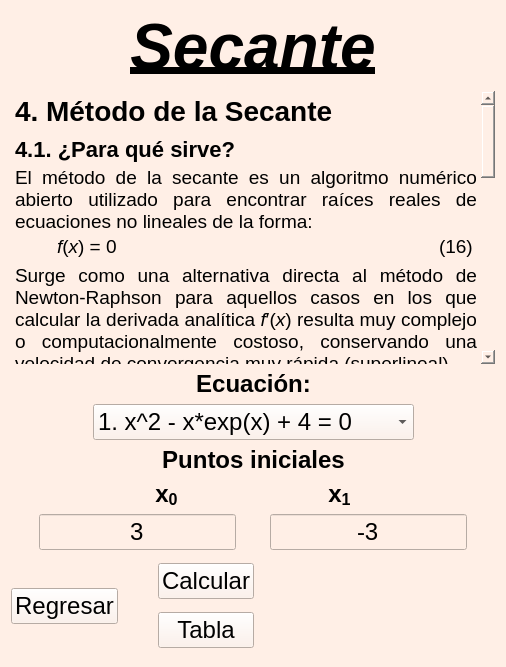
<?xml version="1.0" encoding="UTF-8"?>
<ui version="4.0">
 <class>Form</class>
 <widget class="QWidget" name="Form">
  <property name="geometry">
   <rect>
    <x>0</x>
    <y>0</y>
    <width>506</width>
    <height>667</height>
   </rect>
  </property>
  <property name="font">
   <font>
    <family>Arial</family>
   </font>
  </property>
  <property name="windowTitle">
   <string>Form</string>
  </property>
  <property name="styleSheet">
   <string notr="true">background-color: rgb(255, 239, 230);
color: black
</string>
  </property>
  <layout class="QGridLayout" name="gridLayout">
   <item row="0" column="0">
    <layout class="QVBoxLayout" name="verticalLayout_2">
     <item>
      <widget class="QLabel" name="label">
       <property name="font">
        <font>
         <family>Arial</family>
         <pointsize>48</pointsize>
         <weight>75</weight>
         <bold>true</bold>
        </font>
       </property>
       <property name="text">
        <string>&lt;html&gt;&lt;head/&gt;&lt;body&gt;&lt;p align=&quot;center&quot;&gt;&lt;span style=&quot; font-style:italic; text-decoration: underline;&quot;&gt;Secante&lt;/span&gt;&lt;/p&gt;&lt;/body&gt;&lt;/html&gt;</string>
       </property>
      </widget>
     </item>
     <item>
      <widget class="QTextEdit" name="textEdit">
       <property name="font">
        <font>
         <family>Arial</family>
         <pointsize>14</pointsize>
        </font>
       </property>
       <property name="styleSheet">
        <string notr="true">background-color: transparent;</string>
       </property>
       <property name="frameShape">
        <enum>QFrame::NoFrame</enum>
       </property>
       <property name="readOnly">
        <bool>true</bool>
       </property>
       <property name="html">
        <string>&lt;!DOCTYPE HTML PUBLIC &quot;-//W3C//DTD HTML 4.0//EN&quot; &quot;http://www.w3.org/TR/REC-html40/strict.dtd&quot;&gt;
&lt;html&gt;&lt;head&gt;&lt;meta name=&quot;qrichtext&quot; content=&quot;1&quot; /&gt;&lt;style type=&quot;text/css&quot;&gt;
p, li { white-space: pre-wrap; }
&lt;/style&gt;&lt;/head&gt;&lt;body style=&quot; font-family:'Arial'; font-size:14pt; font-weight:400; font-style:normal;&quot;&gt;
&lt;p align=&quot;justify&quot; style=&quot; margin-top:4px; margin-bottom:8px; margin-left:0px; margin-right:0px; -qt-block-indent:0; text-indent:0px;&quot;&gt;&lt;span style=&quot; font-family:'Segoe UI,Arial,sans-serif'; font-size:x-large; font-weight:600; color:#000000;&quot;&gt;4. Método de la Secante&lt;/span&gt;&lt;/p&gt;
&lt;p align=&quot;justify&quot; style=&quot; margin-top:10px; margin-bottom:4px; margin-left:0px; margin-right:0px; -qt-block-indent:0; text-indent:0px;&quot;&gt;&lt;span style=&quot; font-family:'Segoe UI,Arial,sans-serif'; font-size:large; font-weight:600; color:#000000;&quot;&gt;4.1. ¿Para qué sirve?&lt;/span&gt;&lt;/p&gt;
&lt;p align=&quot;justify&quot; style=&quot; margin-top:4px; margin-bottom:6px; margin-left:0px; margin-right:0px; -qt-block-indent:0; text-indent:0px;&quot;&gt;&lt;span style=&quot; font-family:'Segoe UI,Arial,sans-serif'; color:#000000;&quot;&gt;El método de la secante es un algoritmo numérico abierto utilizado para encontrar raíces reales de ecuaciones no lineales de la forma:&lt;/span&gt;&lt;/p&gt;
&lt;table border=&quot;0&quot; style=&quot; margin-top:0px; margin-bottom:0px; margin-left:0px; margin-right:0px;&quot; width=&quot;100%&quot; cellspacing=&quot;0&quot; cellpadding=&quot;2&quot;&gt;
&lt;tr&gt;
&lt;td width=&quot;40&quot;&gt;
&lt;p align=&quot;justify&quot; style=&quot; margin-top:0px; margin-bottom:0px; margin-left:0px; margin-right:0px; -qt-block-indent:0; text-indent:0px;&quot;&gt;&lt;span style=&quot; font-family:'Segoe UI,Arial,sans-serif'; color:#000000;&quot;&gt;    &lt;/span&gt;&lt;/p&gt;&lt;/td&gt;
&lt;td&gt;
&lt;p align=&quot;justify&quot; style=&quot; margin-top:0px; margin-bottom:0px; margin-left:0px; margin-right:0px; -qt-block-indent:0; text-indent:0px;&quot;&gt;&lt;span style=&quot; font-family:'Cambria Math,Times New Roman,serif'; font-style:italic; color:#000000;&quot;&gt;f&lt;/span&gt;&lt;span style=&quot; font-family:'Cambria Math,Times New Roman,serif'; color:#000000;&quot;&gt;(&lt;/span&gt;&lt;span style=&quot; font-family:'Cambria Math,Times New Roman,serif'; font-style:italic; color:#000000;&quot;&gt;x&lt;/span&gt;&lt;span style=&quot; font-family:'Cambria Math,Times New Roman,serif'; color:#000000;&quot;&gt;) = 0&lt;/span&gt;&lt;span style=&quot; font-family:'Segoe UI,Arial,sans-serif'; color:#000000;&quot;&gt;    &lt;/span&gt;&lt;/p&gt;&lt;/td&gt;
&lt;td width=&quot;40&quot;&gt;
&lt;p align=&quot;justify&quot; style=&quot; margin-top:0px; margin-bottom:0px; margin-left:0px; margin-right:0px; -qt-block-indent:0; text-indent:0px;&quot;&gt;&lt;span style=&quot; font-family:'Cambria Math,Times New Roman,serif'; color:#000000;&quot;&gt;(16)&lt;/span&gt;&lt;span style=&quot; font-family:'Segoe UI,Arial,sans-serif'; color:#000000;&quot;&gt;  &lt;/span&gt;&lt;/p&gt;&lt;/td&gt;&lt;/tr&gt;&lt;/table&gt;
&lt;p align=&quot;justify&quot; style=&quot; margin-top:4px; margin-bottom:6px; margin-left:0px; margin-right:0px; -qt-block-indent:0; text-indent:0px;&quot;&gt;&lt;span style=&quot; font-family:'Segoe UI,Arial,sans-serif'; color:#000000;&quot;&gt;Surge como una alternativa directa al método de Newton-Raphson para aquellos casos en los que calcular la derivada analítica &lt;/span&gt;&lt;span style=&quot; font-family:'Segoe UI,Arial,sans-serif'; font-style:italic; color:#000000;&quot;&gt;f&lt;/span&gt;&lt;span style=&quot; font-family:'Segoe UI,Arial,sans-serif'; color:#000000;&quot;&gt;′(&lt;/span&gt;&lt;span style=&quot; font-family:'Segoe UI,Arial,sans-serif'; font-style:italic; color:#000000;&quot;&gt;x&lt;/span&gt;&lt;span style=&quot; font-family:'Segoe UI,Arial,sans-serif'; color:#000000;&quot;&gt;) resulta muy complejo o computacionalmente costoso, conservando una velocidad de convergencia muy rápida (superlineal).&lt;/span&gt;&lt;/p&gt;
&lt;p align=&quot;justify&quot; style=&quot; margin-top:10px; margin-bottom:4px; margin-left:0px; margin-right:0px; -qt-block-indent:0; text-indent:0px;&quot;&gt;&lt;span style=&quot; font-family:'Segoe UI,Arial,sans-serif'; font-size:large; font-weight:600; color:#000000;&quot;&gt;4.2. Fundamento Matemático&lt;/span&gt;&lt;/p&gt;
&lt;p align=&quot;justify&quot; style=&quot; margin-top:4px; margin-bottom:6px; margin-left:0px; margin-right:0px; -qt-block-indent:0; text-indent:0px;&quot;&gt;&lt;span style=&quot; font-family:'Segoe UI,Arial,sans-serif'; color:#000000;&quot;&gt;En lugar de utilizar la recta tangente, el método aproxima la derivada &lt;/span&gt;&lt;span style=&quot; font-family:'Segoe UI,Arial,sans-serif'; font-style:italic; color:#000000;&quot;&gt;f&lt;/span&gt;&lt;span style=&quot; font-family:'Segoe UI,Arial,sans-serif'; color:#000000;&quot;&gt;′(&lt;/span&gt;&lt;span style=&quot; font-family:'Segoe UI,Arial,sans-serif'; font-style:italic; color:#000000;&quot;&gt;x&lt;/span&gt;&lt;span style=&quot; font-family:'Segoe UI,Arial,sans-serif'; font-style:italic; color:#000000; vertical-align:sub;&quot;&gt;n&lt;/span&gt;&lt;span style=&quot; font-family:'Segoe UI,Arial,sans-serif'; color:#000000;&quot;&gt;) mediante una diferencia finita regresiva usando dos puntos anteriores &lt;/span&gt;&lt;span style=&quot; font-family:'Segoe UI,Arial,sans-serif'; font-style:italic; color:#000000;&quot;&gt;x&lt;/span&gt;&lt;span style=&quot; font-family:'Segoe UI,Arial,sans-serif'; font-style:italic; color:#000000; vertical-align:sub;&quot;&gt;n&lt;/span&gt;&lt;span style=&quot; font-family:'Segoe UI,Arial,sans-serif'; color:#000000;&quot;&gt; y &lt;/span&gt;&lt;span style=&quot; font-family:'Segoe UI,Arial,sans-serif'; font-style:italic; color:#000000;&quot;&gt;x&lt;/span&gt;&lt;span style=&quot; font-family:'Segoe UI,Arial,sans-serif'; font-style:italic; color:#000000; vertical-align:sub;&quot;&gt;n&lt;/span&gt;&lt;span style=&quot; font-family:'Segoe UI,Arial,sans-serif'; color:#000000; vertical-align:sub;&quot;&gt;−1&lt;/span&gt;&lt;span style=&quot; font-family:'Segoe UI,Arial,sans-serif'; color:#000000;&quot;&gt;:&lt;/span&gt;&lt;/p&gt;
&lt;table border=&quot;0&quot; style=&quot; margin-top:0px; margin-bottom:0px; margin-left:0px; margin-right:0px;&quot; width=&quot;100%&quot; cellspacing=&quot;0&quot; cellpadding=&quot;2&quot;&gt;
&lt;tr&gt;
&lt;td width=&quot;40&quot;&gt;
&lt;p align=&quot;justify&quot; style=&quot; margin-top:0px; margin-bottom:0px; margin-left:0px; margin-right:0px; -qt-block-indent:0; text-indent:0px;&quot;&gt;&lt;span style=&quot; font-family:'Segoe UI,Arial,sans-serif'; color:#000000;&quot;&gt;    &lt;/span&gt;&lt;/p&gt;&lt;/td&gt;
&lt;td&gt;
&lt;p align=&quot;justify&quot; style=&quot; margin-top:0px; margin-bottom:0px; margin-left:0px; margin-right:0px; -qt-block-indent:0; text-indent:0px;&quot;&gt;&lt;span style=&quot; font-family:'Segoe UI,Arial,sans-serif'; color:#000000;&quot;&gt;      &lt;/span&gt;&lt;/p&gt;
&lt;table border=&quot;0&quot; style=&quot; margin-top:0px; margin-bottom:0px; margin-left:0px; margin-right:0px;&quot; align=&quot;center&quot; cellspacing=&quot;0&quot; cellpadding=&quot;0&quot;&gt;
&lt;tr&gt;
&lt;td style=&quot; vertical-align:middle;&quot;&gt;
&lt;p align=&quot;justify&quot; style=&quot; margin-top:0px; margin-bottom:0px; margin-left:0px; margin-right:0px; -qt-block-indent:0; text-indent:0px;&quot;&gt;&lt;span style=&quot; font-family:'Cambria Math,Times New Roman,serif'; font-style:italic; color:#000000;&quot;&gt;f&lt;/span&gt;&lt;span style=&quot; font-family:'Cambria Math,Times New Roman,serif'; color:#000000;&quot;&gt;′(&lt;/span&gt;&lt;span style=&quot; font-family:'Cambria Math,Times New Roman,serif'; font-style:italic; color:#000000;&quot;&gt;x&lt;/span&gt;&lt;span style=&quot; font-family:'Cambria Math,Times New Roman,serif'; font-style:italic; color:#000000; vertical-align:sub;&quot;&gt;n&lt;/span&gt;&lt;span style=&quot; font-family:'Cambria Math,Times New Roman,serif'; color:#000000;&quot;&gt;) &amp;amp;approx; &lt;/span&gt;&lt;span style=&quot; font-family:'Segoe UI,Arial,sans-serif'; color:#000000;&quot;&gt;          &lt;/span&gt;&lt;/p&gt;&lt;/td&gt;
&lt;td style=&quot; vertical-align:middle;&quot;&gt;
&lt;p align=&quot;justify&quot; style=&quot; margin-top:0px; margin-bottom:0px; margin-left:0px; margin-right:0px; -qt-block-indent:0; text-indent:0px;&quot;&gt;&lt;span style=&quot; font-family:'Segoe UI,Arial,sans-serif'; color:#000000;&quot;&gt;            &lt;/span&gt;&lt;/p&gt;
&lt;table border=&quot;0&quot; style=&quot; margin-top:0px; margin-bottom:0px; margin-left:0px; margin-right:0px;&quot; align=&quot;center&quot; cellspacing=&quot;0&quot; cellpadding=&quot;1&quot;&gt;
&lt;tr&gt;
&lt;td style=&quot; vertical-align:middle;&quot;&gt;
&lt;p align=&quot;justify&quot; style=&quot; margin-top:0px; margin-bottom:0px; margin-left:0px; margin-right:0px; -qt-block-indent:0; text-indent:0px;&quot;&gt;&lt;span style=&quot; font-family:'Cambria Math,Times New Roman,serif'; font-style:italic; color:#000000;&quot;&gt;f&lt;/span&gt;&lt;span style=&quot; font-family:'Cambria Math,Times New Roman,serif'; color:#000000;&quot;&gt;(&lt;/span&gt;&lt;span style=&quot; font-family:'Cambria Math,Times New Roman,serif'; font-style:italic; color:#000000;&quot;&gt;x&lt;/span&gt;&lt;span style=&quot; font-family:'Cambria Math,Times New Roman,serif'; font-style:italic; color:#000000; vertical-align:sub;&quot;&gt;n&lt;/span&gt;&lt;span style=&quot; font-family:'Cambria Math,Times New Roman,serif'; color:#000000;&quot;&gt;) − &lt;/span&gt;&lt;span style=&quot; font-family:'Cambria Math,Times New Roman,serif'; font-style:italic; color:#000000;&quot;&gt;f&lt;/span&gt;&lt;span style=&quot; font-family:'Cambria Math,Times New Roman,serif'; color:#000000;&quot;&gt;(&lt;/span&gt;&lt;span style=&quot; font-family:'Cambria Math,Times New Roman,serif'; font-style:italic; color:#000000;&quot;&gt;x&lt;/span&gt;&lt;span style=&quot; font-family:'Cambria Math,Times New Roman,serif'; font-style:italic; color:#000000; vertical-align:sub;&quot;&gt;n&lt;/span&gt;&lt;span style=&quot; font-family:'Cambria Math,Times New Roman,serif'; color:#000000; vertical-align:sub;&quot;&gt;−1&lt;/span&gt;&lt;span style=&quot; font-family:'Cambria Math,Times New Roman,serif'; color:#000000;&quot;&gt;)&lt;/span&gt;&lt;span style=&quot; font-family:'Segoe UI,Arial,sans-serif'; color:#000000;&quot;&gt;              &lt;/span&gt;&lt;/p&gt;&lt;/td&gt;&lt;/tr&gt;
&lt;tr&gt;
&lt;td style=&quot; vertical-align:middle;&quot;&gt;
&lt;p align=&quot;justify&quot; style=&quot; margin-top:0px; margin-bottom:0px; margin-left:0px; margin-right:0px; -qt-block-indent:0; text-indent:0px;&quot;&gt;&lt;span style=&quot; font-family:'Cambria Math,Times New Roman,serif'; font-style:italic; color:#000000;&quot;&gt;x&lt;/span&gt;&lt;span style=&quot; font-family:'Cambria Math,Times New Roman,serif'; font-style:italic; color:#000000; vertical-align:sub;&quot;&gt;n&lt;/span&gt;&lt;span style=&quot; font-family:'Cambria Math,Times New Roman,serif'; color:#000000;&quot;&gt; − &lt;/span&gt;&lt;span style=&quot; font-family:'Cambria Math,Times New Roman,serif'; font-style:italic; color:#000000;&quot;&gt;x&lt;/span&gt;&lt;span style=&quot; font-family:'Cambria Math,Times New Roman,serif'; font-style:italic; color:#000000; vertical-align:sub;&quot;&gt;n&lt;/span&gt;&lt;span style=&quot; font-family:'Cambria Math,Times New Roman,serif'; color:#000000; vertical-align:sub;&quot;&gt;−1&lt;/span&gt;&lt;span style=&quot; font-family:'Segoe UI,Arial,sans-serif'; color:#000000;&quot;&gt;            &lt;/span&gt;&lt;/p&gt;&lt;/td&gt;&lt;/tr&gt;&lt;/table&gt;
&lt;p align=&quot;justify&quot; style=&quot; margin-top:0px; margin-bottom:0px; margin-left:0px; margin-right:0px; -qt-block-indent:0; text-indent:0px;&quot;&gt;&lt;span style=&quot; font-family:'Segoe UI,Arial,sans-serif'; color:#000000;&quot;&gt;                        &lt;/span&gt;&lt;/p&gt;&lt;/td&gt;&lt;/tr&gt;&lt;/table&gt;
&lt;p align=&quot;justify&quot; style=&quot; margin-top:0px; margin-bottom:0px; margin-left:0px; margin-right:0px; -qt-block-indent:0; text-indent:0px;&quot;&gt;&lt;span style=&quot; font-family:'Segoe UI,Arial,sans-serif'; color:#000000;&quot;&gt;        &lt;/span&gt;&lt;/p&gt;&lt;/td&gt;
&lt;td width=&quot;40&quot;&gt;
&lt;p align=&quot;justify&quot; style=&quot; margin-top:0px; margin-bottom:0px; margin-left:0px; margin-right:0px; -qt-block-indent:0; text-indent:0px;&quot;&gt;&lt;span style=&quot; font-family:'Cambria Math,Times New Roman,serif'; color:#000000;&quot;&gt;(17)&lt;/span&gt;&lt;span style=&quot; font-family:'Segoe UI,Arial,sans-serif'; color:#000000;&quot;&gt;  &lt;/span&gt;&lt;/p&gt;&lt;/td&gt;&lt;/tr&gt;&lt;/table&gt;
&lt;p align=&quot;justify&quot; style=&quot; margin-top:4px; margin-bottom:6px; margin-left:0px; margin-right:0px; -qt-block-indent:0; text-indent:0px;&quot;&gt;&lt;span style=&quot; font-family:'Segoe UI,Arial,sans-serif'; color:#000000;&quot;&gt;Geométricamente, esto equivale a trazar una recta secante que pasa por los puntos (&lt;/span&gt;&lt;span style=&quot; font-family:'Segoe UI,Arial,sans-serif'; font-style:italic; color:#000000;&quot;&gt;x&lt;/span&gt;&lt;span style=&quot; font-family:'Segoe UI,Arial,sans-serif'; font-style:italic; color:#000000; vertical-align:sub;&quot;&gt;n&lt;/span&gt;&lt;span style=&quot; font-family:'Segoe UI,Arial,sans-serif'; color:#000000; vertical-align:sub;&quot;&gt;−1&lt;/span&gt;&lt;span style=&quot; font-family:'Segoe UI,Arial,sans-serif'; color:#000000;&quot;&gt;, &lt;/span&gt;&lt;span style=&quot; font-family:'Segoe UI,Arial,sans-serif'; font-style:italic; color:#000000;&quot;&gt;f&lt;/span&gt;&lt;span style=&quot; font-family:'Segoe UI,Arial,sans-serif'; color:#000000;&quot;&gt;(&lt;/span&gt;&lt;span style=&quot; font-family:'Segoe UI,Arial,sans-serif'; font-style:italic; color:#000000;&quot;&gt;x&lt;/span&gt;&lt;span style=&quot; font-family:'Segoe UI,Arial,sans-serif'; font-style:italic; color:#000000; vertical-align:sub;&quot;&gt;n&lt;/span&gt;&lt;span style=&quot; font-family:'Segoe UI,Arial,sans-serif'; color:#000000; vertical-align:sub;&quot;&gt;−1&lt;/span&gt;&lt;span style=&quot; font-family:'Segoe UI,Arial,sans-serif'; color:#000000;&quot;&gt;)) y (&lt;/span&gt;&lt;span style=&quot; font-family:'Segoe UI,Arial,sans-serif'; font-style:italic; color:#000000;&quot;&gt;x&lt;/span&gt;&lt;span style=&quot; font-family:'Segoe UI,Arial,sans-serif'; font-style:italic; color:#000000; vertical-align:sub;&quot;&gt;n&lt;/span&gt;&lt;span style=&quot; font-family:'Segoe UI,Arial,sans-serif'; color:#000000;&quot;&gt;, &lt;/span&gt;&lt;span style=&quot; font-family:'Segoe UI,Arial,sans-serif'; font-style:italic; color:#000000;&quot;&gt;f&lt;/span&gt;&lt;span style=&quot; font-family:'Segoe UI,Arial,sans-serif'; color:#000000;&quot;&gt;(&lt;/span&gt;&lt;span style=&quot; font-family:'Segoe UI,Arial,sans-serif'; font-style:italic; color:#000000;&quot;&gt;x&lt;/span&gt;&lt;span style=&quot; font-family:'Segoe UI,Arial,sans-serif'; font-style:italic; color:#000000; vertical-align:sub;&quot;&gt;n&lt;/span&gt;&lt;span style=&quot; font-family:'Segoe UI,Arial,sans-serif'; color:#000000;&quot;&gt;)). La intersección de esta recta con el eje &lt;/span&gt;&lt;span style=&quot; font-family:'Segoe UI,Arial,sans-serif'; font-style:italic; color:#000000;&quot;&gt;x&lt;/span&gt;&lt;span style=&quot; font-family:'Segoe UI,Arial,sans-serif'; color:#000000;&quot;&gt; define la siguiente aproximación &lt;/span&gt;&lt;span style=&quot; font-family:'Segoe UI,Arial,sans-serif'; font-style:italic; color:#000000;&quot;&gt;x&lt;/span&gt;&lt;span style=&quot; font-family:'Segoe UI,Arial,sans-serif'; font-style:italic; color:#000000; vertical-align:sub;&quot;&gt;n&lt;/span&gt;&lt;span style=&quot; font-family:'Segoe UI,Arial,sans-serif'; color:#000000; vertical-align:sub;&quot;&gt;+1&lt;/span&gt;&lt;span style=&quot; font-family:'Segoe UI,Arial,sans-serif'; color:#000000;&quot;&gt;. A diferencia de la falsa posición, aquí no se exige que la raíz quede encerrada entre los puntos.&lt;/span&gt;&lt;/p&gt;
&lt;p align=&quot;justify&quot; style=&quot; margin-top:10px; margin-bottom:4px; margin-left:0px; margin-right:0px; -qt-block-indent:0; text-indent:0px;&quot;&gt;&lt;span style=&quot; font-family:'Segoe UI,Arial,sans-serif'; font-size:large; font-weight:600; color:#000000;&quot;&gt;4.3. Fórmulas Principales&lt;/span&gt;&lt;/p&gt;
&lt;p align=&quot;justify&quot; style=&quot; margin-top:4px; margin-bottom:6px; margin-left:0px; margin-right:0px; -qt-block-indent:0; text-indent:0px;&quot;&gt;&lt;span style=&quot; font-family:'Segoe UI,Arial,sans-serif'; font-weight:600; color:#000000;&quot;&gt;1. Fórmula iterativa de recurrencia:&lt;/span&gt;&lt;span style=&quot; font-family:'Segoe UI,Arial,sans-serif'; color:#000000;&quot;&gt; Sustituyendo la aproximación de la derivada en la fórmula de Newton-Raphson (partiendo de dos valores iniciales &lt;/span&gt;&lt;span style=&quot; font-family:'Segoe UI,Arial,sans-serif'; font-style:italic; color:#000000;&quot;&gt;x&lt;/span&gt;&lt;span style=&quot; font-family:'Segoe UI,Arial,sans-serif'; color:#000000; vertical-align:sub;&quot;&gt;0&lt;/span&gt;&lt;span style=&quot; font-family:'Segoe UI,Arial,sans-serif'; color:#000000;&quot;&gt; y &lt;/span&gt;&lt;span style=&quot; font-family:'Segoe UI,Arial,sans-serif'; font-style:italic; color:#000000;&quot;&gt;x&lt;/span&gt;&lt;span style=&quot; font-family:'Segoe UI,Arial,sans-serif'; color:#000000; vertical-align:sub;&quot;&gt;1&lt;/span&gt;&lt;span style=&quot; font-family:'Segoe UI,Arial,sans-serif'; color:#000000;&quot;&gt;, y siempre que &lt;/span&gt;&lt;span style=&quot; font-family:'Segoe UI,Arial,sans-serif'; font-style:italic; color:#000000;&quot;&gt;f&lt;/span&gt;&lt;span style=&quot; font-family:'Segoe UI,Arial,sans-serif'; color:#000000;&quot;&gt;(&lt;/span&gt;&lt;span style=&quot; font-family:'Segoe UI,Arial,sans-serif'; font-style:italic; color:#000000;&quot;&gt;x&lt;/span&gt;&lt;span style=&quot; font-family:'Segoe UI,Arial,sans-serif'; font-style:italic; color:#000000; vertical-align:sub;&quot;&gt;n&lt;/span&gt;&lt;span style=&quot; font-family:'Segoe UI,Arial,sans-serif'; color:#000000;&quot;&gt;) ≠ &lt;/span&gt;&lt;span style=&quot; font-family:'Segoe UI,Arial,sans-serif'; font-style:italic; color:#000000;&quot;&gt;f&lt;/span&gt;&lt;span style=&quot; font-family:'Segoe UI,Arial,sans-serif'; color:#000000;&quot;&gt;(&lt;/span&gt;&lt;span style=&quot; font-family:'Segoe UI,Arial,sans-serif'; font-style:italic; color:#000000;&quot;&gt;x&lt;/span&gt;&lt;span style=&quot; font-family:'Segoe UI,Arial,sans-serif'; font-style:italic; color:#000000; vertical-align:sub;&quot;&gt;n&lt;/span&gt;&lt;span style=&quot; font-family:'Segoe UI,Arial,sans-serif'; color:#000000; vertical-align:sub;&quot;&gt;−1&lt;/span&gt;&lt;span style=&quot; font-family:'Segoe UI,Arial,sans-serif'; color:#000000;&quot;&gt;)):&lt;/span&gt;&lt;/p&gt;
&lt;table border=&quot;0&quot; style=&quot; margin-top:0px; margin-bottom:0px; margin-left:0px; margin-right:0px;&quot; width=&quot;100%&quot; cellspacing=&quot;0&quot; cellpadding=&quot;2&quot;&gt;
&lt;tr&gt;
&lt;td width=&quot;40&quot;&gt;
&lt;p align=&quot;justify&quot; style=&quot; margin-top:0px; margin-bottom:0px; margin-left:0px; margin-right:0px; -qt-block-indent:0; text-indent:0px;&quot;&gt;&lt;span style=&quot; font-family:'Segoe UI,Arial,sans-serif'; color:#000000;&quot;&gt;    &lt;/span&gt;&lt;/p&gt;&lt;/td&gt;
&lt;td&gt;
&lt;p align=&quot;justify&quot; style=&quot; margin-top:0px; margin-bottom:0px; margin-left:0px; margin-right:0px; -qt-block-indent:0; text-indent:0px;&quot;&gt;&lt;span style=&quot; font-family:'Segoe UI,Arial,sans-serif'; color:#000000;&quot;&gt;      &lt;/span&gt;&lt;/p&gt;
&lt;table border=&quot;0&quot; style=&quot; margin-top:0px; margin-bottom:0px; margin-left:0px; margin-right:0px;&quot; align=&quot;center&quot; cellspacing=&quot;0&quot; cellpadding=&quot;0&quot;&gt;
&lt;tr&gt;
&lt;td style=&quot; vertical-align:middle;&quot;&gt;
&lt;p align=&quot;justify&quot; style=&quot; margin-top:0px; margin-bottom:0px; margin-left:0px; margin-right:0px; -qt-block-indent:0; text-indent:0px;&quot;&gt;&lt;span style=&quot; font-family:'Cambria Math,Times New Roman,serif'; font-style:italic; color:#000000;&quot;&gt;x&lt;/span&gt;&lt;span style=&quot; font-family:'Cambria Math,Times New Roman,serif'; font-style:italic; color:#000000; vertical-align:sub;&quot;&gt;n&lt;/span&gt;&lt;span style=&quot; font-family:'Cambria Math,Times New Roman,serif'; color:#000000; vertical-align:sub;&quot;&gt;+1&lt;/span&gt;&lt;span style=&quot; font-family:'Cambria Math,Times New Roman,serif'; color:#000000;&quot;&gt; = &lt;/span&gt;&lt;span style=&quot; font-family:'Cambria Math,Times New Roman,serif'; font-style:italic; color:#000000;&quot;&gt;x&lt;/span&gt;&lt;span style=&quot; font-family:'Cambria Math,Times New Roman,serif'; font-style:italic; color:#000000; vertical-align:sub;&quot;&gt;n&lt;/span&gt;&lt;span style=&quot; font-family:'Cambria Math,Times New Roman,serif'; color:#000000;&quot;&gt; − &lt;/span&gt;&lt;span style=&quot; font-family:'Segoe UI,Arial,sans-serif'; color:#000000;&quot;&gt;          &lt;/span&gt;&lt;/p&gt;&lt;/td&gt;
&lt;td style=&quot; vertical-align:middle;&quot;&gt;
&lt;p align=&quot;justify&quot; style=&quot; margin-top:0px; margin-bottom:0px; margin-left:0px; margin-right:0px; -qt-block-indent:0; text-indent:0px;&quot;&gt;&lt;span style=&quot; font-family:'Segoe UI,Arial,sans-serif'; color:#000000;&quot;&gt;            &lt;/span&gt;&lt;/p&gt;
&lt;table border=&quot;0&quot; style=&quot; margin-top:0px; margin-bottom:0px; margin-left:0px; margin-right:0px;&quot; align=&quot;center&quot; cellspacing=&quot;0&quot; cellpadding=&quot;1&quot;&gt;
&lt;tr&gt;
&lt;td style=&quot; vertical-align:middle;&quot;&gt;
&lt;p align=&quot;justify&quot; style=&quot; margin-top:0px; margin-bottom:0px; margin-left:0px; margin-right:0px; -qt-block-indent:0; text-indent:0px;&quot;&gt;&lt;span style=&quot; font-family:'Cambria Math,Times New Roman,serif'; font-style:italic; color:#000000;&quot;&gt;f&lt;/span&gt;&lt;span style=&quot; font-family:'Cambria Math,Times New Roman,serif'; color:#000000;&quot;&gt;(&lt;/span&gt;&lt;span style=&quot; font-family:'Cambria Math,Times New Roman,serif'; font-style:italic; color:#000000;&quot;&gt;x&lt;/span&gt;&lt;span style=&quot; font-family:'Cambria Math,Times New Roman,serif'; font-style:italic; color:#000000; vertical-align:sub;&quot;&gt;n&lt;/span&gt;&lt;span style=&quot; font-family:'Cambria Math,Times New Roman,serif'; color:#000000;&quot;&gt;) · (&lt;/span&gt;&lt;span style=&quot; font-family:'Cambria Math,Times New Roman,serif'; font-style:italic; color:#000000;&quot;&gt;x&lt;/span&gt;&lt;span style=&quot; font-family:'Cambria Math,Times New Roman,serif'; font-style:italic; color:#000000; vertical-align:sub;&quot;&gt;n&lt;/span&gt;&lt;span style=&quot; font-family:'Cambria Math,Times New Roman,serif'; color:#000000;&quot;&gt; − &lt;/span&gt;&lt;span style=&quot; font-family:'Cambria Math,Times New Roman,serif'; font-style:italic; color:#000000;&quot;&gt;x&lt;/span&gt;&lt;span style=&quot; font-family:'Cambria Math,Times New Roman,serif'; font-style:italic; color:#000000; vertical-align:sub;&quot;&gt;n&lt;/span&gt;&lt;span style=&quot; font-family:'Cambria Math,Times New Roman,serif'; color:#000000; vertical-align:sub;&quot;&gt;−1&lt;/span&gt;&lt;span style=&quot; font-family:'Cambria Math,Times New Roman,serif'; color:#000000;&quot;&gt;)&lt;/span&gt;&lt;span style=&quot; font-family:'Segoe UI,Arial,sans-serif'; color:#000000;&quot;&gt;              &lt;/span&gt;&lt;/p&gt;&lt;/td&gt;&lt;/tr&gt;
&lt;tr&gt;
&lt;td style=&quot; vertical-align:middle;&quot;&gt;
&lt;p align=&quot;justify&quot; style=&quot; margin-top:0px; margin-bottom:0px; margin-left:0px; margin-right:0px; -qt-block-indent:0; text-indent:0px;&quot;&gt;&lt;span style=&quot; font-family:'Cambria Math,Times New Roman,serif'; font-style:italic; color:#000000;&quot;&gt;f&lt;/span&gt;&lt;span style=&quot; font-family:'Cambria Math,Times New Roman,serif'; color:#000000;&quot;&gt;(&lt;/span&gt;&lt;span style=&quot; font-family:'Cambria Math,Times New Roman,serif'; font-style:italic; color:#000000;&quot;&gt;x&lt;/span&gt;&lt;span style=&quot; font-family:'Cambria Math,Times New Roman,serif'; font-style:italic; color:#000000; vertical-align:sub;&quot;&gt;n&lt;/span&gt;&lt;span style=&quot; font-family:'Cambria Math,Times New Roman,serif'; color:#000000;&quot;&gt;) − &lt;/span&gt;&lt;span style=&quot; font-family:'Cambria Math,Times New Roman,serif'; font-style:italic; color:#000000;&quot;&gt;f&lt;/span&gt;&lt;span style=&quot; font-family:'Cambria Math,Times New Roman,serif'; color:#000000;&quot;&gt;(&lt;/span&gt;&lt;span style=&quot; font-family:'Cambria Math,Times New Roman,serif'; font-style:italic; color:#000000;&quot;&gt;x&lt;/span&gt;&lt;span style=&quot; font-family:'Cambria Math,Times New Roman,serif'; font-style:italic; color:#000000; vertical-align:sub;&quot;&gt;n&lt;/span&gt;&lt;span style=&quot; font-family:'Cambria Math,Times New Roman,serif'; color:#000000; vertical-align:sub;&quot;&gt;−1&lt;/span&gt;&lt;span style=&quot; font-family:'Cambria Math,Times New Roman,serif'; color:#000000;&quot;&gt;)&lt;/span&gt;&lt;span style=&quot; font-family:'Segoe UI,Arial,sans-serif'; color:#000000;&quot;&gt;            &lt;/span&gt;&lt;/p&gt;&lt;/td&gt;&lt;/tr&gt;&lt;/table&gt;
&lt;p align=&quot;justify&quot; style=&quot; margin-top:0px; margin-bottom:0px; margin-left:0px; margin-right:0px; -qt-block-indent:0; text-indent:0px;&quot;&gt;&lt;span style=&quot; font-family:'Segoe UI,Arial,sans-serif'; color:#000000;&quot;&gt;                        &lt;/span&gt;&lt;/p&gt;&lt;/td&gt;&lt;/tr&gt;&lt;/table&gt;
&lt;p align=&quot;justify&quot; style=&quot; margin-top:0px; margin-bottom:0px; margin-left:0px; margin-right:0px; -qt-block-indent:0; text-indent:0px;&quot;&gt;&lt;span style=&quot; font-family:'Segoe UI,Arial,sans-serif'; color:#000000;&quot;&gt;        &lt;/span&gt;&lt;/p&gt;&lt;/td&gt;
&lt;td width=&quot;40&quot;&gt;
&lt;p align=&quot;justify&quot; style=&quot; margin-top:0px; margin-bottom:0px; margin-left:0px; margin-right:0px; -qt-block-indent:0; text-indent:0px;&quot;&gt;&lt;span style=&quot; font-family:'Cambria Math,Times New Roman,serif'; color:#000000;&quot;&gt;(18)&lt;/span&gt;&lt;span style=&quot; font-family:'Segoe UI,Arial,sans-serif'; color:#000000;&quot;&gt;  &lt;/span&gt;&lt;/p&gt;&lt;/td&gt;&lt;/tr&gt;&lt;/table&gt;
&lt;p align=&quot;justify&quot; style=&quot; margin-top:4px; margin-bottom:6px; margin-left:0px; margin-right:0px; -qt-block-indent:0; text-indent:0px;&quot;&gt;&lt;span style=&quot; font-family:'Segoe UI,Arial,sans-serif'; font-weight:600; color:#000000;&quot;&gt;2. Criterios de paro (Error estimado):&lt;/span&gt;&lt;span style=&quot; font-family:'Segoe UI,Arial,sans-serif'; color:#000000;&quot;&gt; El algoritmo se detiene al alcanzar una tolerancia ε preestablecida mediante cualquiera de los siguientes criterios:&lt;/span&gt;&lt;/p&gt;
&lt;ul type=&quot;square&quot; style=&quot;margin-top: 0px; margin-bottom: 0px; margin-left: 0px; margin-right: 0px; -qt-list-indent: 1;&quot;&gt;&lt;li style=&quot; font-family:'Segoe UI,Arial,sans-serif'; color:#000000;&quot; align=&quot;justify&quot; style=&quot; margin-top:4px; margin-bottom:6px; margin-left:0px; margin-right:0px; -qt-block-indent:0; text-indent:0px;&quot;&gt;Error aproximado absoluto:&lt;/li&gt;&lt;/ul&gt;
&lt;table border=&quot;0&quot; style=&quot; margin-top:0px; margin-bottom:0px; margin-left:0px; margin-right:0px;&quot; width=&quot;100%&quot; cellspacing=&quot;0&quot; cellpadding=&quot;2&quot;&gt;
&lt;tr&gt;
&lt;td width=&quot;40&quot;&gt;
&lt;p align=&quot;justify&quot; style=&quot; margin-top:0px; margin-bottom:0px; margin-left:0px; margin-right:0px; -qt-block-indent:0; text-indent:0px;&quot;&gt;&lt;span style=&quot; font-family:'Segoe UI,Arial,sans-serif'; color:#000000;&quot;&gt;    &lt;/span&gt;&lt;/p&gt;&lt;/td&gt;
&lt;td&gt;
&lt;p align=&quot;justify&quot; style=&quot; margin-top:0px; margin-bottom:0px; margin-left:0px; margin-right:0px; -qt-block-indent:0; text-indent:0px;&quot;&gt;&lt;span style=&quot; font-family:'Cambria Math,Times New Roman,serif'; font-style:italic; color:#000000;&quot;&gt;E&lt;/span&gt;&lt;span style=&quot; font-family:'Cambria Math,Times New Roman,serif'; font-style:italic; color:#000000; vertical-align:sub;&quot;&gt;a&lt;/span&gt;&lt;span style=&quot; font-family:'Cambria Math,Times New Roman,serif'; color:#000000;&quot;&gt; = |&lt;/span&gt;&lt;span style=&quot; font-family:'Cambria Math,Times New Roman,serif'; font-style:italic; color:#000000;&quot;&gt;x&lt;/span&gt;&lt;span style=&quot; font-family:'Cambria Math,Times New Roman,serif'; font-style:italic; color:#000000; vertical-align:sub;&quot;&gt;n&lt;/span&gt;&lt;span style=&quot; font-family:'Cambria Math,Times New Roman,serif'; color:#000000; vertical-align:sub;&quot;&gt;+1&lt;/span&gt;&lt;span style=&quot; font-family:'Cambria Math,Times New Roman,serif'; color:#000000;&quot;&gt; − &lt;/span&gt;&lt;span style=&quot; font-family:'Cambria Math,Times New Roman,serif'; font-style:italic; color:#000000;&quot;&gt;x&lt;/span&gt;&lt;span style=&quot; font-family:'Cambria Math,Times New Roman,serif'; font-style:italic; color:#000000; vertical-align:sub;&quot;&gt;n&lt;/span&gt;&lt;span style=&quot; font-family:'Cambria Math,Times New Roman,serif'; color:#000000;&quot;&gt;| &amp;lt; ε&lt;/span&gt;&lt;span style=&quot; font-family:'Segoe UI,Arial,sans-serif'; color:#000000;&quot;&gt;    &lt;/span&gt;&lt;/p&gt;&lt;/td&gt;
&lt;td width=&quot;40&quot;&gt;
&lt;p align=&quot;justify&quot; style=&quot; margin-top:0px; margin-bottom:0px; margin-left:0px; margin-right:0px; -qt-block-indent:0; text-indent:0px;&quot;&gt;&lt;span style=&quot; font-family:'Cambria Math,Times New Roman,serif'; color:#000000;&quot;&gt;(19)&lt;/span&gt;&lt;span style=&quot; font-family:'Segoe UI,Arial,sans-serif'; color:#000000;&quot;&gt;  &lt;/span&gt;&lt;/p&gt;&lt;/td&gt;&lt;/tr&gt;&lt;/table&gt;
&lt;ul type=&quot;square&quot; style=&quot;margin-top: 0px; margin-bottom: 0px; margin-left: 0px; margin-right: 0px; -qt-list-indent: 1;&quot;&gt;&lt;li style=&quot; font-family:'Segoe UI,Arial,sans-serif'; color:#000000;&quot; align=&quot;justify&quot; style=&quot; margin-top:4px; margin-bottom:6px; margin-left:0px; margin-right:0px; -qt-block-indent:0; text-indent:0px;&quot;&gt;Proximidad al cero en la función:&lt;/li&gt;&lt;/ul&gt;
&lt;table border=&quot;0&quot; style=&quot; margin-top:0px; margin-bottom:0px; margin-left:0px; margin-right:0px;&quot; width=&quot;100%&quot; cellspacing=&quot;0&quot; cellpadding=&quot;2&quot;&gt;
&lt;tr&gt;
&lt;td width=&quot;40&quot;&gt;
&lt;p align=&quot;justify&quot; style=&quot; margin-top:0px; margin-bottom:0px; margin-left:0px; margin-right:0px; -qt-block-indent:0; text-indent:0px;&quot;&gt;&lt;span style=&quot; font-family:'Segoe UI,Arial,sans-serif'; color:#000000;&quot;&gt;    &lt;/span&gt;&lt;/p&gt;&lt;/td&gt;
&lt;td&gt;
&lt;p align=&quot;justify&quot; style=&quot; margin-top:0px; margin-bottom:0px; margin-left:0px; margin-right:0px; -qt-block-indent:0; text-indent:0px;&quot;&gt;&lt;span style=&quot; font-family:'Cambria Math,Times New Roman,serif'; color:#000000;&quot;&gt;|&lt;/span&gt;&lt;span style=&quot; font-family:'Cambria Math,Times New Roman,serif'; font-style:italic; color:#000000;&quot;&gt;f&lt;/span&gt;&lt;span style=&quot; font-family:'Cambria Math,Times New Roman,serif'; color:#000000;&quot;&gt;(&lt;/span&gt;&lt;span style=&quot; font-family:'Cambria Math,Times New Roman,serif'; font-style:italic; color:#000000;&quot;&gt;x&lt;/span&gt;&lt;span style=&quot; font-family:'Cambria Math,Times New Roman,serif'; font-style:italic; color:#000000; vertical-align:sub;&quot;&gt;n&lt;/span&gt;&lt;span style=&quot; font-family:'Cambria Math,Times New Roman,serif'; color:#000000; vertical-align:sub;&quot;&gt;+1&lt;/span&gt;&lt;span style=&quot; font-family:'Cambria Math,Times New Roman,serif'; color:#000000;&quot;&gt;)| &amp;lt; ε&lt;/span&gt;&lt;span style=&quot; font-family:'Segoe UI,Arial,sans-serif'; color:#000000;&quot;&gt;    &lt;/span&gt;&lt;/p&gt;&lt;/td&gt;
&lt;td width=&quot;40&quot;&gt;
&lt;p align=&quot;justify&quot; style=&quot; margin-top:0px; margin-bottom:0px; margin-left:0px; margin-right:0px; -qt-block-indent:0; text-indent:0px;&quot;&gt;&lt;span style=&quot; font-family:'Cambria Math,Times New Roman,serif'; color:#000000;&quot;&gt;(20)&lt;/span&gt;&lt;span style=&quot; font-family:'Segoe UI,Arial,sans-serif'; color:#000000;&quot;&gt;  &lt;/span&gt;&lt;/p&gt;&lt;/td&gt;&lt;/tr&gt;&lt;/table&gt;&lt;/body&gt;&lt;/html&gt;</string>
       </property>
      </widget>
     </item>
    </layout>
   </item>
   <item row="1" column="0">
    <layout class="QHBoxLayout" name="horizontalLayout_6">
     <item>
      <spacer name="horizontalSpacer_2">
       <property name="orientation">
        <enum>Qt::Horizontal</enum>
       </property>
       <property name="sizeHint" stdset="0">
        <size>
         <width>40</width>
         <height>20</height>
        </size>
       </property>
      </spacer>
     </item>
     <item>
      <widget class="QLabel" name="label_2">
       <property name="font">
        <font>
         <family>Arial</family>
         <pointsize>18</pointsize>
         <weight>75</weight>
         <bold>true</bold>
        </font>
       </property>
       <property name="text">
        <string>&lt;html&gt;&lt;head/&gt;&lt;body&gt;&lt;p align=&quot;center&quot;&gt;Ecuación:&lt;/p&gt;&lt;/body&gt;&lt;/html&gt;</string>
       </property>
      </widget>
     </item>
     <item>
      <spacer name="horizontalSpacer">
       <property name="orientation">
        <enum>Qt::Horizontal</enum>
       </property>
       <property name="sizeHint" stdset="0">
        <size>
         <width>40</width>
         <height>20</height>
        </size>
       </property>
      </spacer>
     </item>
    </layout>
   </item>
   <item row="2" column="0">
    <layout class="QHBoxLayout" name="horizontalLayout_5">
     <item>
      <spacer name="horizontalSpacer_4">
       <property name="orientation">
        <enum>Qt::Horizontal</enum>
       </property>
       <property name="sizeHint" stdset="0">
        <size>
         <width>40</width>
         <height>20</height>
        </size>
       </property>
      </spacer>
     </item>
     <item>
      <widget class="QComboBox" name="comboFuncion">
       <property name="font">
        <font>
         <family>Arial</family>
         <pointsize>18</pointsize>
        </font>
       </property>
       <property name="cursor">
        <cursorShape>PointingHandCursor</cursorShape>
       </property>
       <item>
        <property name="text">
         <string>1. x^2 - x*exp(x) + 4 = 0</string>
        </property>
       </item>
       <item>
        <property name="text">
         <string>2. -10*e^(-x/2) * cos(2x) = 0</string>
        </property>
       </item>
       <item>
        <property name="text">
         <string>3. x^2 -e^x -3x + 2 = 0</string>
        </property>
       </item>
      </widget>
     </item>
     <item>
      <spacer name="horizontalSpacer_3">
       <property name="orientation">
        <enum>Qt::Horizontal</enum>
       </property>
       <property name="sizeHint" stdset="0">
        <size>
         <width>40</width>
         <height>20</height>
        </size>
       </property>
      </spacer>
     </item>
    </layout>
   </item>
   <item row="3" column="0">
    <layout class="QHBoxLayout" name="horizontalLayout_4">
     <item>
      <spacer name="horizontalSpacer_6">
       <property name="orientation">
        <enum>Qt::Horizontal</enum>
       </property>
       <property name="sizeHint" stdset="0">
        <size>
         <width>40</width>
         <height>20</height>
        </size>
       </property>
      </spacer>
     </item>
     <item>
      <widget class="QLabel" name="label_3">
       <property name="font">
        <font>
         <family>Arial</family>
         <pointsize>18</pointsize>
         <weight>75</weight>
         <bold>true</bold>
        </font>
       </property>
       <property name="text">
        <string>&lt;html&gt;&lt;head/&gt;&lt;body&gt;&lt;p align=&quot;center&quot;&gt;Puntos iniciales&lt;/p&gt;&lt;/body&gt;&lt;/html&gt;</string>
       </property>
      </widget>
     </item>
     <item>
      <spacer name="horizontalSpacer_5">
       <property name="orientation">
        <enum>Qt::Horizontal</enum>
       </property>
       <property name="sizeHint" stdset="0">
        <size>
         <width>40</width>
         <height>20</height>
        </size>
       </property>
      </spacer>
     </item>
    </layout>
   </item>
   <item row="4" column="0">
    <layout class="QHBoxLayout" name="horizontalLayout_3">
     <item>
      <spacer name="horizontalSpacer_9">
       <property name="orientation">
        <enum>Qt::Horizontal</enum>
       </property>
       <property name="sizeHint" stdset="0">
        <size>
         <width>40</width>
         <height>20</height>
        </size>
       </property>
      </spacer>
     </item>
     <item>
      <widget class="QLabel" name="label_5">
       <property name="font">
        <font>
         <family>Arial</family>
         <pointsize>18</pointsize>
         <weight>75</weight>
         <bold>true</bold>
        </font>
       </property>
       <property name="text">
        <string>&lt;html&gt;&lt;head/&gt;&lt;body&gt;&lt;p align=&quot;center&quot;&gt;x&lt;span style=&quot; vertical-align:sub;&quot;&gt;0&lt;/span&gt;&lt;/p&gt;&lt;/body&gt;&lt;/html&gt;</string>
       </property>
      </widget>
     </item>
     <item>
      <spacer name="horizontalSpacer_7">
       <property name="orientation">
        <enum>Qt::Horizontal</enum>
       </property>
       <property name="sizeHint" stdset="0">
        <size>
         <width>40</width>
         <height>20</height>
        </size>
       </property>
      </spacer>
     </item>
     <item>
      <widget class="QLabel" name="label_6">
       <property name="font">
        <font>
         <family>Arial</family>
         <pointsize>18</pointsize>
         <weight>75</weight>
         <bold>true</bold>
        </font>
       </property>
       <property name="text">
        <string>&lt;html&gt;&lt;head/&gt;&lt;body&gt;&lt;p align=&quot;center&quot;&gt;x&lt;span style=&quot; vertical-align:sub;&quot;&gt;1&lt;/span&gt;&lt;/p&gt;&lt;/body&gt;&lt;/html&gt;</string>
       </property>
      </widget>
     </item>
     <item>
      <spacer name="horizontalSpacer_10">
       <property name="orientation">
        <enum>Qt::Horizontal</enum>
       </property>
       <property name="sizeHint" stdset="0">
        <size>
         <width>40</width>
         <height>20</height>
        </size>
       </property>
      </spacer>
     </item>
    </layout>
   </item>
   <item row="5" column="0">
    <layout class="QHBoxLayout" name="horizontalLayout_2">
     <item>
      <spacer name="horizontalSpacer_11">
       <property name="orientation">
        <enum>Qt::Horizontal</enum>
       </property>
       <property name="sizeHint" stdset="0">
        <size>
         <width>40</width>
         <height>20</height>
        </size>
       </property>
      </spacer>
     </item>
     <item>
      <widget class="QLineEdit" name="lineEditXu">
       <property name="font">
        <font>
         <family>Arial</family>
         <pointsize>18</pointsize>
        </font>
       </property>
       <property name="text">
        <string>3</string>
       </property>
       <property name="alignment">
        <set>Qt::AlignCenter</set>
       </property>
      </widget>
     </item>
     <item>
      <spacer name="horizontalSpacer_8">
       <property name="orientation">
        <enum>Qt::Horizontal</enum>
       </property>
       <property name="sizeHint" stdset="0">
        <size>
         <width>40</width>
         <height>20</height>
        </size>
       </property>
      </spacer>
     </item>
     <item>
      <widget class="QLineEdit" name="lineEditXc">
       <property name="font">
        <font>
         <family>Arial</family>
         <pointsize>18</pointsize>
        </font>
       </property>
       <property name="text">
        <string>-3</string>
       </property>
       <property name="alignment">
        <set>Qt::AlignCenter</set>
       </property>
      </widget>
     </item>
     <item>
      <spacer name="horizontalSpacer_12">
       <property name="orientation">
        <enum>Qt::Horizontal</enum>
       </property>
       <property name="sizeHint" stdset="0">
        <size>
         <width>40</width>
         <height>20</height>
        </size>
       </property>
      </spacer>
     </item>
    </layout>
   </item>
   <item row="6" column="0">
    <layout class="QHBoxLayout" name="horizontalLayout">
     <item>
      <widget class="QPushButton" name="unidad2button">
       <property name="font">
        <font>
         <family>Arial</family>
         <pointsize>18</pointsize>
        </font>
       </property>
       <property name="cursor">
        <cursorShape>PointingHandCursor</cursorShape>
       </property>
       <property name="text">
        <string>Regresar</string>
       </property>
      </widget>
     </item>
     <item>
      <spacer name="horizontalSpacer_13">
       <property name="orientation">
        <enum>Qt::Horizontal</enum>
       </property>
       <property name="sizeHint" stdset="0">
        <size>
         <width>40</width>
         <height>20</height>
        </size>
       </property>
      </spacer>
     </item>
     <item>
      <layout class="QVBoxLayout" name="verticalLayout">
       <item>
        <widget class="QPushButton" name="calcularbutton">
         <property name="font">
          <font>
           <family>Arial</family>
           <pointsize>18</pointsize>
          </font>
         </property>
         <property name="cursor">
          <cursorShape>PointingHandCursor</cursorShape>
         </property>
         <property name="text">
          <string>Calcular</string>
         </property>
        </widget>
       </item>
       <item>
        <widget class="QPushButton" name="tablabutton">
         <property name="font">
          <font>
           <family>Arial</family>
           <pointsize>18</pointsize>
          </font>
         </property>
         <property name="cursor">
          <cursorShape>PointingHandCursor</cursorShape>
         </property>
         <property name="text">
          <string>Tabla</string>
         </property>
        </widget>
       </item>
      </layout>
     </item>
     <item>
      <spacer name="horizontalSpacer_14">
       <property name="orientation">
        <enum>Qt::Horizontal</enum>
       </property>
       <property name="sizeHint" stdset="0">
        <size>
         <width>40</width>
         <height>20</height>
        </size>
       </property>
      </spacer>
     </item>
     <item>
      <widget class="QLabel" name="label_4">
       <property name="sizePolicy">
        <sizepolicy hsizetype="Fixed" vsizetype="Fixed">
         <horstretch>0</horstretch>
         <verstretch>0</verstretch>
        </sizepolicy>
       </property>
       <property name="minimumSize">
        <size>
         <width>200</width>
         <height>100</height>
        </size>
       </property>
       <property name="font">
        <font>
         <family>Arial</family>
        </font>
       </property>
       <property name="styleSheet">
        <string notr="true">image: url(:/img/Img/MAC.png);</string>
       </property>
       <property name="text">
        <string>&lt;html&gt;&lt;head/&gt;&lt;body&gt;&lt;p&gt;&lt;br/&gt;&lt;/p&gt;&lt;/body&gt;&lt;/html&gt;</string>
       </property>
      </widget>
     </item>
    </layout>
   </item>
  </layout>
 </widget>
 <resources>
  <include location="UI/Imagenes.qrc"/>
 </resources>
 <connections/>
</ui>
